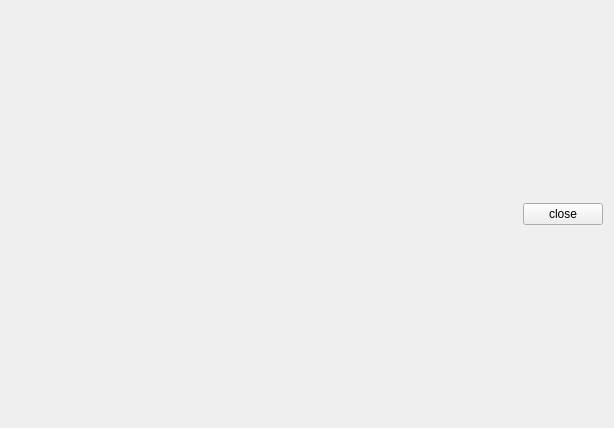
<?xml version="1.0" encoding="UTF-8"?>
<ui version="4.0">
 <class>frmprjpage</class>
 <widget class="QWidget" name="frmprjpage">
  <property name="geometry">
   <rect>
    <x>0</x>
    <y>0</y>
    <width>614</width>
    <height>428</height>
   </rect>
  </property>
  <property name="windowTitle">
   <string>About this project</string>
  </property>
  <property name="windowIcon">
   <iconset resource="app_new.qrc">
    <normaloff>:/app_new/medfisis.ico</normaloff>:/app_new/medfisis.ico</iconset>
  </property>
  <layout class="QVBoxLayout" name="verticalLayout">
   <item>
    <layout class="QHBoxLayout" name="horizontalLayout">
     <item>
      <spacer name="horizontalSpacer">
       <property name="orientation">
        <enum>Qt::Horizontal</enum>
       </property>
       <property name="sizeHint" stdset="0">
        <size>
         <width>40</width>
         <height>20</height>
        </size>
       </property>
      </spacer>
     </item>
     <item>
      <widget class="QPushButton" name="pushClose">
       <property name="text">
        <string>close</string>
       </property>
      </widget>
     </item>
    </layout>
   </item>
  </layout>
 </widget>
 <resources>
  <include location="app_new.qrc"/>
 </resources>
 <connections>
  <connection>
   <sender>pushClose</sender>
   <signal>clicked()</signal>
   <receiver>frmprjpage</receiver>
   <slot>close()</slot>
   <hints>
    <hint type="sourcelabel">
     <x>547</x>
     <y>391</y>
    </hint>
    <hint type="destinationlabel">
     <x>306</x>
     <y>213</y>
    </hint>
   </hints>
  </connection>
 </connections>
</ui>
